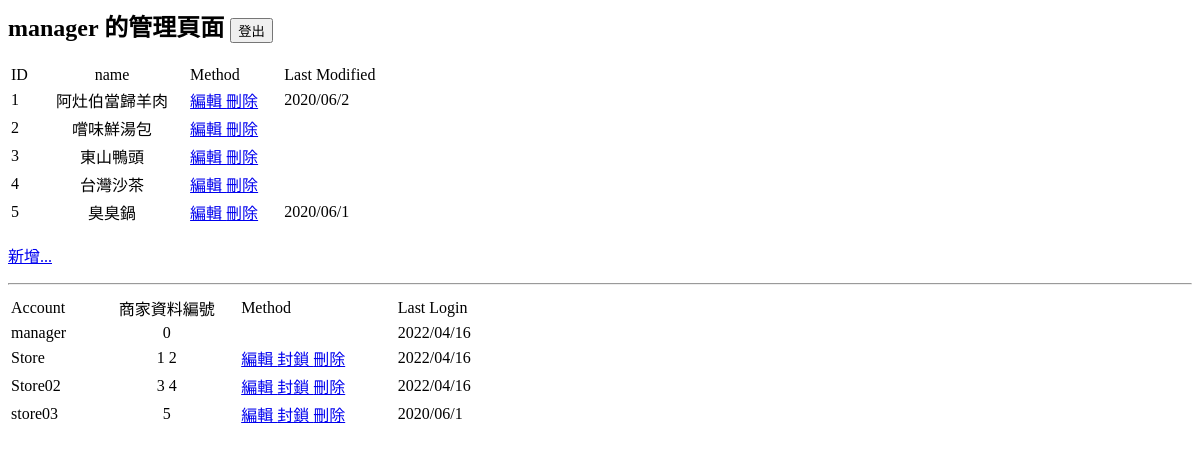
/YummyMap/Store/ManagerPage.php (signed in), run on the app's committed database.
### tables this page shows
CREATE TABLE `storeinfo` (
  `name` char(20) DEFAULT NULL,
  `introduce` char(200) DEFAULT NULL,
  `id` int(3) DEFAULT NULL,
  `position` char(6) DEFAULT NULL,
  `menu` char(250) DEFAULT NULL,
  `hours` char(63) DEFAULT NULL,
  `lastModified` char(10) DEFAULT NULL,
  `Logo` char(8) DEFAULT NULL
);

CREATE TABLE `storeaccount` (
  `account` char(10) DEFAULT NULL,
  `password` char(53) DEFAULT NULL,
  `storeIDs` char(40) DEFAULT NULL,
  `banned` int(1) DEFAULT NULL,
  `lastLogin` char(10) DEFAULT NULL
);

### YummyMap/Store/ManagerPage.php (the view, shortened to what this page needs)
<head>
	<link rel="stylesheet" type="text/css" href="../Map.css">
</head>
<body>
	<?php session_start();
		$ManagerAccount = $_SESSION['account'];
		echo "<h2> $ManagerAccount 的管理頁面 <input type='button' value='登出' onclick=\"javascript:location.href='./Logout.php'\"'></h2>";
		$mysqli = new mysqli('localhost', 'Manager', 'MapManager0556', 'yummymap');
		$sql01 = $mysqli->query("SELECT id, name, lastModified FROM storeinfo ORDER By id");
		echo "<table width='400'><tr><td>ID</td><td align='center'>name</td><td>Method</td><td>Last Modified</td></tr>";
		if ($sql01->num_rows == ''){
			echo "<tr><td></td><td align='center'>暫無資料</td><td></td><td></td></tr></table>";
		}
		else {
			while ($sqlData = $sql01->fetch_object()){
				$ID = $sqlData->id;
				echo "<tr><td>".$ID."</td><td align='center'>".$sqlData->name ."</td><td><a href='./StoreInfo/Update.php?SelectId=".$ID."'> 編輯 </a><a href='./StoreInfo/Delete.php?SelectId=".$ID."'> 刪除 </a></td><td>".$sqlData->lastModified ."</td></tr>";
			}
			echo "</table>";
		}
		echo "<p><a href='./StoreInfo/Insert.html'>新增...</a></p>";
		$sql02 = $mysqli->query("SELECT * FROM storeaccount ORDER By account");
		echo "<hr><table width='500'><tr><td>Account</td><td align='center'>商家資料編號</td><td>Method</td><td>Last Login</td></tr>";
		if ($sql02->num_rows == '') echo "<tr><td></td><td align='center'>暫無資料</td><td></td><td></td></tr></table>";
		else {
			while ($sqlData = $sql02->fetch_object()){
				$account = $sqlData->account;
				$IDs = str_replace('@' , ' ', $sqlData->storeIDs);
				if ($account == $ManagerAccount){
					echo "<tr><td>".$account ."</td><td align='center'>".$IDs."</td><td></td><td>".$sqlData->lastLogin ."</td></tr>";
					continue;
				}
				echo "<tr><td>".$account."</td><td align='center'>".$IDs."</td><td><a href='./StoreAccount/EditStoreInfo.php?SelectAccount=".$account."'> 編輯 </a>".(($sqlData->banned == 1)? "<a href='./StoreAccount/InputData.php?SelectAccount=".$account."&Method=Unlock'> 解鎖 </a>" : "<a href='./StoreAccount/InputData.php?SelectAccount=".$account."&Method=Ban'> 封鎖 </a>")."<a href='./StoreAccount/InputData.php?SelectAccount=".$account."&Method=Delete'> 刪除 </a></td><td>".$sqlData->lastLogin ."</td></tr>";
			}
			echo "</table>";
		}
	?>
</body>

### data on the page
storeinfo: id "1", name "阿灶伯當歸羊肉", lastModified "2020/06/2"
storeinfo: id "2", name "嚐味鮮湯包"
storeinfo: id "3", name "東山鴨頭"
storeinfo: id "4", name "台灣沙茶"
storeinfo: id "5", name "臭臭鍋", lastModified "2020/06/1"
storeaccount: account "manager", storeIDs "0", lastLogin "2022/04/16"
storeaccount: account "Store", storeIDs "1 2", lastLogin "2022/04/16"
storeaccount: account "Store02", storeIDs "3 4", lastLogin "2022/04/16"
storeaccount: account "store03", storeIDs "5", lastLogin "2020/06/1"

### other printed values
$ManagerAccount "manager"
